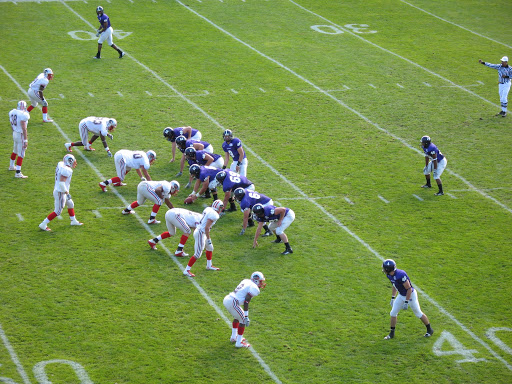
#> input picture Computer Vision, Image Processing/Image Formation/images/football.jpg, 512 x 384 px, found by its file name; the run also reads 2 pictures not shown here
$ jupyter execute '2D homography.ipynb'   (older library calls are emulated)
#> lines starting #> are read from the running program, lines starting #| are printed output that depends on the picture
# 6.2 2D Homographies

A 2D homography is a very general linear transformation between planes. In the previous notebook we applied rotations and translations to 3D points, which are of 3D euclidean homographies.

Any two images of the same planar surface in space are related by a homography. This has many practical applications, such as image rectification, image registration, etc. For 2D homographies, we have a $3x3$ matrix containing the linear transformation:$\\[010pt]$

$\hspace{8cm} \begin{bmatrix} a &amp; b &amp; c \\ d &amp; e &amp; f \\ g &amp; h &amp; 1 \end{bmatrix}  \begin{bmatrix} x \\ y \\  1\end{bmatrix} =  \begin{bmatrix} u \\ v \\  w\end{bmatrix}\hspace{2cm} \begin{array}{rcr} x' = u\ /\ w \\ y' = v \ / \ w \end{array}\\[5pt] $

$\\[5pt]$

**In this notebook we will learn:**

- different types of homography
- how to solve a homography in 2D
- when a homography can be applied

## Problem context - Homography in american football

American football is a team sport played by two teams of eleven players on a rectangular field with goalposts at each end. For our practise, we only need to know some points about this sport:

- The offense (the team with possession of the football) has 4 tries (called downs) for making the ball advance at least 10 yards (approx 9 meters).
- If a player pass the **down line** (yellow) with the ball, the offense have another 4 tries to advance 10 yards (from the point where the football was lost).
- **On television, a yellow line is electronically superimposed on the field to show the first down line to the viewing audience. Also, a blue line is superimposed showing where the play (the football) starts.**:$\\[10pt]$

$\\[3pt]$

As you can see in the image above, the offense is in the **3rd try** for advancing 10 yards (they advanced 5 yards in previous tries, so **the objective is 5 yards**). That information is given by a rectangle placed in the field showing **3rd (try) &amp; 5 (yards to go)**.

Our objective in this notebook is to **place the blue line** (where the ball starts), the **yellow line** (down line) and the placed **rectangle** (which gives to the audience some information) **using homographies**.

[cell 1]
import numpy as np
import cv2
import matplotlib.pyplot as plt
import matplotlib
import scipy.stats as stats
from ipywidgets import interact, fixed, widgets
from math import cos,sin,pi

matplotlib.rcParams['figure.figsize'] = (12.0, 6.0)
images_path = './images/'

## 6.2.1 2D homography hierarchy levels

But let's start from the beginning. All 2D homographies are linear transformation of 2D points, but there is a hierarchy level where we can distinguish different types of homographies (and, hence, transformations):$\\[10pt]$

$\\[5pt]$

**<span style="color: blue;">LEVEL 1: Translation</span>**$\\[5pt]$

$$\lambda \begin{bmatrix}x' \\ y' \\ 1 \end{bmatrix} = \begin{bmatrix} 1 &amp; 0 &amp; t_x \\ 0 &amp; 1 &amp; t_y \\ 0 &amp; 0 &amp; 1 \end{bmatrix}\begin{bmatrix}x \\ y \\ 1 \end{bmatrix} = \lambda \begin{bmatrix}x + t_x \\ y + t_y \\ 1 \end{bmatrix}\\[5pt]$$

Translation is the most simple homography, since pixels of the plane are **only shifted** in both $X$ and $Y$ direction.

**<span style="color: red;">ASSIGNMENT 1 -- </span>**

Your first task is to define a transformation matrix `M` (*float64 numPy matrix*) that applies an arbitrary translation to the image `football.jpg`. You can apply a homography to an image using [cv2.warpPerspective](https://docs.opencv.org/4.2.0/da/d54/group__imgproc__transform.html#gaf73673a7e8e18ec6963e3774e6a94b87), which takes an image, the transformation matrix and the size of the output image as input. Finally, show both the original and resulting image.

*The output image size deppends on the transformation we want to do, but for the following examples you can use the double of the width and height of the original image.*

[cell 2]
# ASSIGNMENT 1
image = cv2.imread(images_path + 'football.jpg', -1)
#> image is the input picture: shape (384, 512, 3); mean B, G, R 73.1, 145.6, 119.3
print(image.shape)
#| (384, 512, 3)
image = cv2.cvtColor(image, cv2.COLOR_BGR2RGB)
tx = 200
ty = 200
M = np.asarray([[1, 0, tx],[0, 1, ty], [0, 0, 1]], dtype=np.float64)
image2 = cv2.warpPerspective(image,M,(2*image.shape[1],2*image.shape[0]))
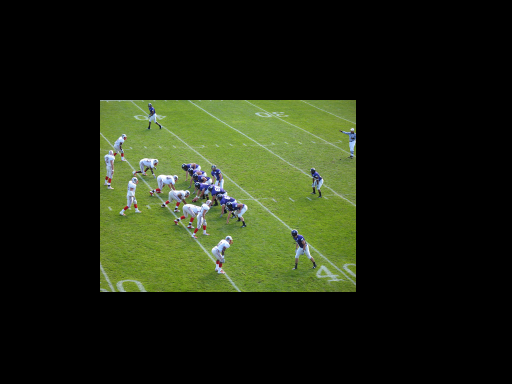
#> image2: shape (768, 1024, 3) (shown at 1/2 size); mean R, G, B 29.8, 36.4, 18.3
plt.subplot(121)
plt.imshow(image)
plt.subplot(122)
plt.imshow(image2)
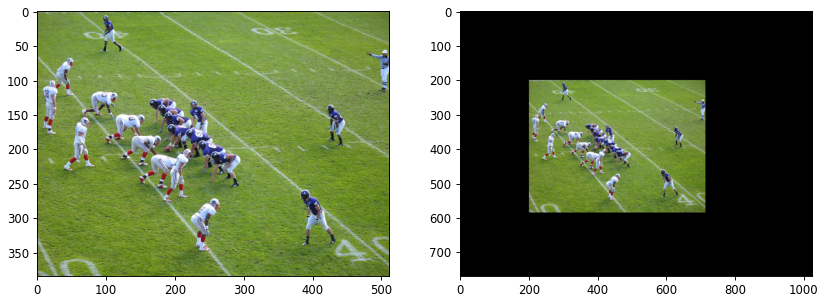
#> figure drawn by matplotlib, 2 panels

**<span style="color: blue;">LEVEL 2: Euclidean transformation</span>**$\\[5pt]$

$$\lambda \begin{bmatrix}x' \\ y' \\ 1 \end{bmatrix} = \begin{bmatrix} cos(\theta) &amp; -sin(\theta) &amp; t_x \\ sin(\theta) &amp; cos(\theta) &amp; t_y \\ 0 &amp; 0 &amp; 1 \end{bmatrix}\begin{bmatrix}x \\ y \\ 1 \end{bmatrix} = \lambda \begin{bmatrix}cos(\theta)x - sin(\theta)y + t_x \\ sin(\theta)x + cos(\theta)y  + t_y \\ 1 \end{bmatrix}\\[5pt]$$

As we saw in the previous notebook, this homography applies **rotation + translation**.
*Note that rotation is around the origin of coordinates (0,0), which is the top-left corner of the image.*

**<span style="color: red;">ASSIGNMENT 2 -- </span>**

Repeat the previous exercise using an Euclidean transformation.

[cell 3]
# ASSIGNMENT 2
image = cv2.imread(images_path + 'football.jpg', -1)
image = cv2.cvtColor(image, cv2.COLOR_BGR2RGB)
tx = 400
ty = 200
theta = pi/4
M = np.asarray([[cos(theta), -sin(theta), tx],[sin(theta), cos(theta), ty], [0, 0, 1]], dtype=np.float64)
image2 = cv2.warpPerspective(image,M,(2*image.shape[1],2*image.shape[0]))
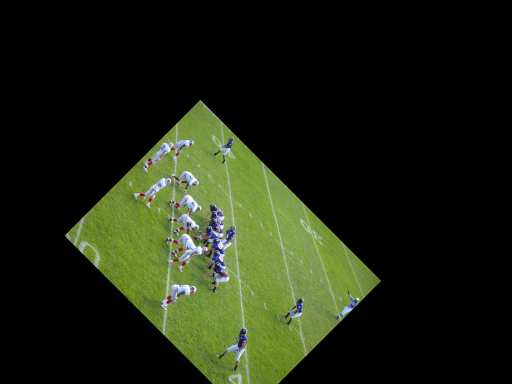
#> image2: shape (768, 1024, 3) (shown at 1/2 size); mean R, G, B 29.2, 35.7, 17.9
plt.subplot(121)
plt.imshow(image)
plt.subplot(122)
plt.imshow(image2)
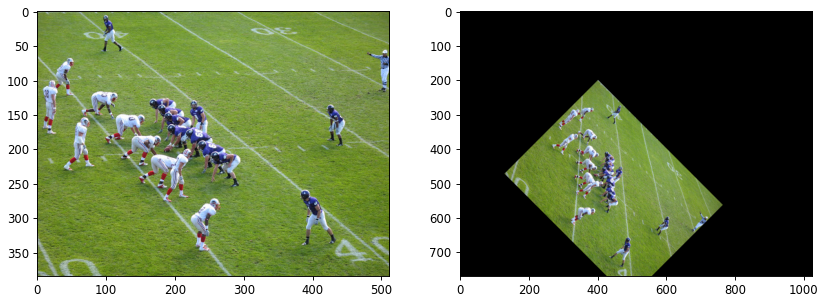
#> figure drawn by matplotlib, 2 panels

**<span style="color: blue;">LEVEL 3: Similarity</span>**$\\[5pt]$

$$\lambda \begin{bmatrix}x' \\ y' \\ 1 \end{bmatrix} = \begin{bmatrix} s &amp; 0 &amp; 0 \\ 0 &amp; s &amp; 0 \\ 0 &amp; 0 &amp; 1 \end{bmatrix}\begin{bmatrix} cos(\theta) &amp; -sin(\theta) &amp; t_x \\ sin(\theta) &amp; cos(\theta) &amp; t_y \\ 0 &amp; 0 &amp; 1 \end{bmatrix}\begin{bmatrix}x \\ y \\ 1 \end{bmatrix} = \begin{bmatrix} s\cdot cos(\theta) &amp; -s\cdot sin(\theta) &amp; s\cdot t_x \\ s\cdot sin(\theta) &amp; s\cdot cos(\theta) &amp; s\cdot t_y \\ 0 &amp; 0 &amp; 1 \end{bmatrix}\begin{bmatrix}x \\ y \\ 1 \end{bmatrix} = \lambda \begin{bmatrix}s\cdot (cos(\theta)x - sin(\theta)y + t_x) \\ s\cdot (sin(\theta)x + cos(\theta)y  + t_y) \\ 1 \end{bmatrix}\\[5pt]$$

This homography applies **rotation + translation + scale**.
*Note that scale have to be equal for axes $x$ and $y$.*

**<span style="color: red;">ASSIGNMENT 3 -- </span>**

Repeat the previous exercise using a similarity transformation.

[cell 4]
# ASSIGNMENT 3
image = cv2.imread(images_path + 'football.jpg', -1)
image = cv2.cvtColor(image, cv2.COLOR_BGR2RGB)
tx = 400
ty = 200
theta = pi/4
s=0.5
M = np.asarray([[s*cos(theta), s*-sin(theta), tx],[s*sin(theta), s*cos(theta), ty], [0, 0, 1]], dtype=np.float64)
image2 = cv2.warpPerspective(image,M,(2*image.shape[1],2*image.shape[0]))
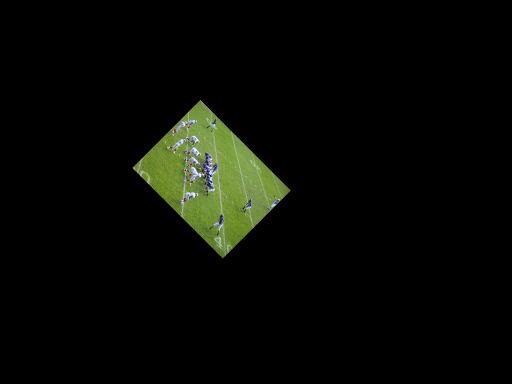
#> image2: shape (768, 1024, 3) (shown at 1/2 size); mean R, G, B 7.5, 9.1, 4.6
plt.subplot(121)
plt.imshow(image)
plt.subplot(122)
plt.imshow(image2)

**<span style="color: blue;">LEVEL 4: Affine</span>**$\\[5pt]$

$$\lambda \begin{bmatrix}x' \\ y' \\ 1 \end{bmatrix} = \begin{bmatrix} h_{00} &amp; h_{01} &amp; h_{02} \\ h_{10} &amp; h_{11} &amp; h_{12}\\ 0 &amp; 0 &amp; 1 \end{bmatrix}\begin{bmatrix}x \\ y \\ 1 \end{bmatrix} = \lambda \begin{bmatrix}h_{00}x + h_{01}y + h_{02}\\ h_{10}x + h_{11}y + h_{12}\\ 1 \end{bmatrix}\\[5pt]$$

This is a interesting homography because it appears quite often in real life (e.g. when the depth variation within the planar object is quite small compared to the distance between the camera and the object):$\\[10pt]$

$\\[5pt]$

We can deffine it as a **rotation + translation + scale (different for each axis)** transform.

**<span style="color: red;">ASSIGNMENT 4 -- </span>**

Repeat the previous exercise using an affine transformation.

[cell 5]
# ASSIGNMENT 4
image = cv2.imread(images_path + 'football.jpg', -1)
image = cv2.cvtColor(image, cv2.COLOR_BGR2RGB)
h00=0.5
h01=0.3
h02=100
h10=0.2
h11=0.6
h12=100
M = np.asarray([[h00, h01, h02],[h10, h11, h12], [0, 0, 1]], dtype=np.float64)
image2 = cv2.warpPerspective(image,M,(2*image.shape[1],2*image.shape[0]))
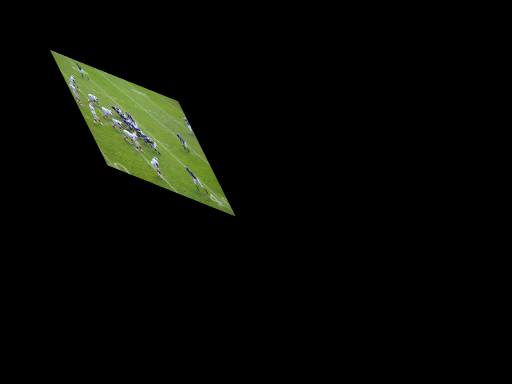
#> image2: shape (768, 1024, 3) (shown at 1/2 size); mean R, G, B 7.2, 8.7, 4.4
plt.subplot(121)
plt.imshow(image)
plt.subplot(122)
plt.imshow(image2)

**<span style="color: blue;">LEVEL 5: Projective</span>**$\\[5pt]$

$$\lambda \begin{bmatrix}x' \\ y' \\ 1 \end{bmatrix} = \begin{bmatrix} h_{00} &amp; h_{01} &amp; h_{02} \\ h_{10} &amp; h_{11} &amp; h_{12}\\ h_{20} &amp; h_{21} &amp; 1 \end{bmatrix}\begin{bmatrix}x \\ y \\ 1 \end{bmatrix} = \lambda \begin{bmatrix}h_{00}x + h_{01}y + h_{02}\\ h_{10}x + h_{11}y + h_{12}\\ h_{20}x + h_{21}y + 1 \end{bmatrix}\\[5pt]$$

And we have reached the top level: The projective transformation is the general 2D homography since there are no constraints. Unlike the affine transformation, projective tranfomations appear in real life when variation in depth is comparable to distance from the camera to an object:$\\[10pt]$

$\\[5pt]$

*Note that we used $h_{22}=1$ for fixing the scale factor in linear transformations. This constraint can be replaced with $\textbf{||h|| = 1}$ (better).*

Projective transformation is a very poweful tool, and it has many applications, **see the following example.**

[cell 6]
# Define transformation matrix
M = np.array([[3.1654,0.03225,1191.14702],[0.0799604,10.2911,263.9896],[-0.00014621,0.00300344,1]], dtype=np.float64)

# Apply homography
transformed = cv2.warpPerspective(image, M, (3100,2100))
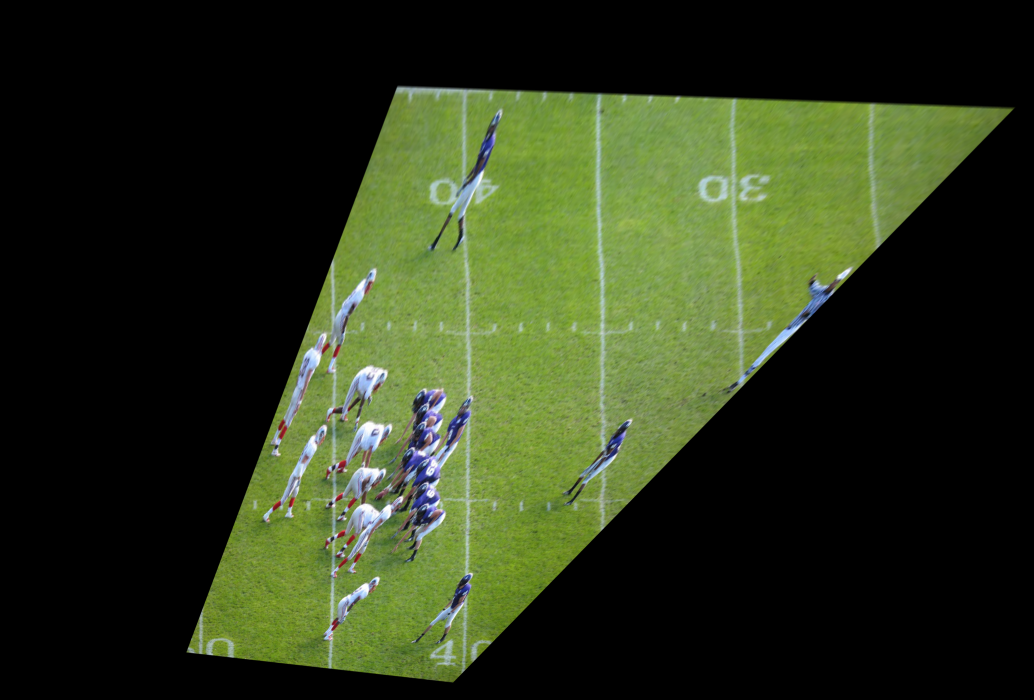
#> transformed: shape (2100, 3100, 3) (shown at 1/3 size); mean R, G, B 44.2, 54.2, 27.5

# Show the resulting image
plt.subplot(121)
plt.title("Original")
plt.imshow(image)
plt.subplot(122)
plt.title("Transformed")
plt.imshow(transformed)
#> (the rest of the program and of its run is left out)
